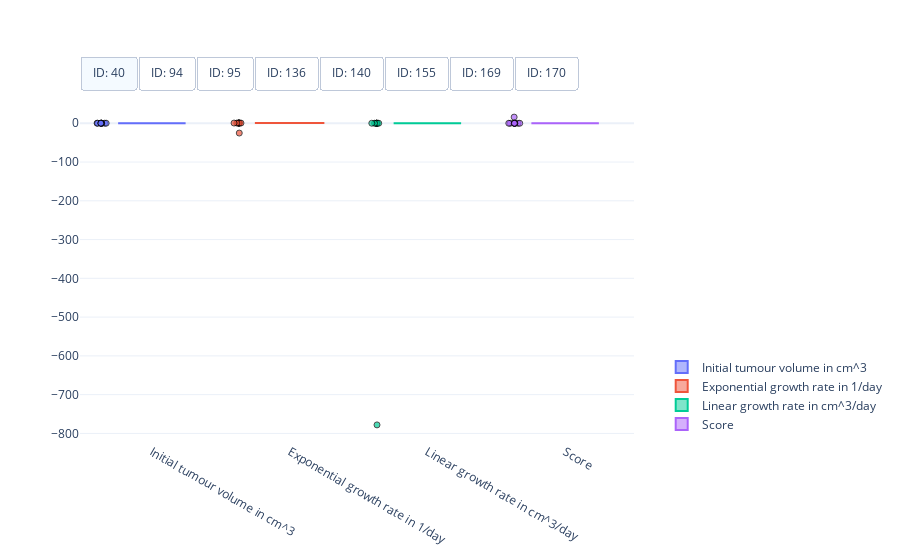

The notebook cell saved with this chart:
### Code cell
#
# Visualisation of the spread of optimised model parameters for multiple runs from different initial points.
#
# This cell needs the above optimised initial parameter from psi_0=(1, 1, 1) and the five runs from a random initial starting point, and their respective objective function scores, as well as the data
# [mouse_parameters, mouse_parameters_multi_runs, mouse_score, mouse_scores_multi_runs, data]
#

import plotly.colors
import plotly.graph_objects as go


# Get mouse ids
mouse_ids = data['#ID'].unique()

# Get number of parameters + score (for visualisation)
n_params = mouse_parameters_multi_runs_dimless.shape[2] + 1

# Define colorscheme
colors = plotly.colors.qualitative.Plotly[:n_params]

# Get optimised parameter sets
optimised_parameters =  mouse_parameters_dimless_optimisation

# Get scores for parameters
scores = mouse_scores_multi_runs_dimless

# Create figure
fig = go.Figure()

# Box plot of optimised model parameters
for index, id_m in enumerate(mouse_ids):
    # Get optimised parameters
    parameters = optimised_parameters[index, ...]

    # Get scores
    score = scores[index, :]

    # Create box plot of for initial tumour volume
    fig.add_trace(
        go.Box(
            y=parameters[:, 0],  
            name="Initial tumour volume in cm^3",
            boxpoints='all',
            jitter=0.2,
            pointpos=-1.5,
            visible=True if index == 0 else False,
            marker=dict(
                symbol='circle',
                opacity=0.7,
                line=dict(color='black', width=1)),
            marker_color=colors[0],
            line_color=colors[0]))

    # Create box plot of for exponential tumour growth
    fig.add_trace(
        go.Box(
            y=parameters[:, 1],  
            name="Exponential growth rate in 1/day",
            boxpoints='all',
            jitter=0.2,
            pointpos=-1.5,
            visible=True if index == 0 else False,
            marker=dict(
                symbol='circle',
                opacity=0.7,
                line=dict(color='black', width=1)),
            marker_color=colors[1],
            line_color=colors[1]))

    # Create box plot of for linear tumour growth
    fig.add_trace(
        go.Box(
            y=parameters[:, 2],  
            name="Linear growth rate in cm^3/day",
            boxpoints='all',
            jitter=0.2,
            pointpos=-1.5,
            visible=True if index == 0 else False,
            marker=dict(
                symbol='circle',
                opacity=0.7,
                line=dict(color='black', width=1)),
            marker_color=colors[2],
            line_color=colors[2]))
    
    # Create box plot of for objective function score
    fig.add_trace(
        go.Box(
            y=score,  
            name="Score",
            boxpoints='all',
            jitter=0.2,
            pointpos=-1.5,
            visible=True if index == 0 else False,
            marker=dict(
                symbol='circle',
                opacity=0.7,
                line=dict(color='black', width=1)),
            marker_color=colors[3],
            line_color=colors[3]))

# Set figure size
fig.update_layout(
    autosize=True,
    template="plotly_white")

# Add switch between mice
fig.update_layout(
    updatemenus=[
        dict(
            type = "buttons",
            direction = "right",
            buttons=list([
                dict(
                    args=[{"visible": [True]*4 + [False]*(4 * 7)}],
                    label="ID: %d" % mouse_ids[0],
                    method="restyle"
                ),
                dict(
                    args=[{"visible": [False]*4 + [True]*4 + [False]*(4 * 6)}],
                    label="ID: %d" % mouse_ids[1],
                    method="restyle"
                ),
                dict(
                    args=[{"visible": [False]*(4 * 2) + [True]*4 + [False]*(4 * 5)}],
                    label="ID: %d" % mouse_ids[2],
                    method="restyle"
                ),
                dict(
                    args=[{"visible": [False]*(4 * 3) + [True]*4 + [False]*(4 * 4)}],
                    label="ID: %d" % mouse_ids[3],
                    method="restyle"
                ),
                dict(
                    args=[{"visible": [False]*(4 * 4) + [True]*4 + [False]*(4 * 3)}],
                    label="ID: %d" % mouse_ids[4],
                    method="restyle"
                ),
                dict(
                    args=[{"visible": [False]*(4 * 5) + [True]*4 + [False]*(4 * 2)}],
                    label="ID: %d" % mouse_ids[5],
                    method="restyle"
                ),
                dict(
                    args=[{"visible": [False]*(4 * 6) + [True]*4 + [False]* 4}],
                    label="ID: %d" % mouse_ids[6],
                    method="restyle"
                ),
                dict(
                    args=[{"visible": [False]*(4 * 7) + [True]*4}],
                    label="ID: %d" % mouse_ids[7],
                    method="restyle"
                )
            ]),
            pad={"r": 0, "t": -10},
            showactive=True,
            x=0.0,
            xanchor="left",
            y=1.1,
            yanchor="top"
        )
    ]
)

# Position legend
fig.update_layout(legend=dict(
    yanchor="bottom",
    y=0.01,
    xanchor="left",
    x=1.05))

# Show figure
fig.show()

### Figure 1 — Plotly figure (JSON) as saved in the notebook; plotly's stock layout.template omitted (floating-point values rounded to 4 significant figures)
{"data": [{"boxpoints": "all", "jitter": 0.2, "line": {"color": "#636EFA"}, "marker": {"color": "#636EFA", "line": {"color": "black", "width": 1}, "opacity": 0.7, "symbol": "circle"}, "name": "Initial tumour volume in cm^3", "pointpos": -1.5, "type": "box", "visible": true, "y": [0.1917, 0.1391, 0.1392, 0.1409, 0.1399, 0.1393, 0.1396, 0.1397, 0.1394, 0.1394]}, {"boxpoints": "all", "jitter": 0.2, "line": {"color": "#EF553B"}, "marker": {"color": "#EF553B", "line": {"color": "black", "width": 1}, "opacity": 0.7, "symbol": "circle"}, "name": "Exponential growth rate in 1/day", "pointpos": -1.5, "type": "box", "visible": true, "y": [-25.27, 0.5515, 0.5512, 0.5453, 0.5488, 0.5509, 0.5497, 0.5493, 0.5507, 0.5506]}, {"boxpoints": "all", "jitter": 0.2, "line": {"color": "#00CC96"}, "marker": {"color": "#00CC96", "line": {"color": "black", "width": 1}, "opacity": 0.7, "symbol": "circle"}, "name": "Linear growth rate in cm^3/day", "pointpos": -1.5, "type": "box", "visible": true, "y": [-778.1, 0.131, 0.131, 0.1311, 0.131, 0.131, 0.131, 0.131, 0.131, 0.131]}, {"boxpoints": "all", "jitter": 0.2, "line": {"color": "#AB63FA"}, "marker": {"color": "#AB63FA", "line": {"color": "black", "width": 1}, "opacity": 0.7, "symbol": "circle"}, "name": "Score", "pointpos": -1.5, "type": "box", "visible": true, "y": [15.91, 0.03186, 0.03186, 0.03187, 0.03186, 0.03186, 0.03186, 0.03186, 0.03186, 0.03186]}, {"boxpoints": "all", "jitter": 0.2, "line": {"color": "#636EFA"}, "marker": {"color": "#636EFA", "line": {"color": "black", "width": 1}, "opacity": 0.7, "symbol": "circle"}, "name": "Initial tumour volume in cm^3", "pointpos": -1.5, "type": "box", "visible": false, "y": [0.07724, 0.0748, 0.0748, 0.07463, null, 0.1226, 0.07461, 0.07444, 0.07444, 0.1226]}, {"boxpoints": "all", "jitter": 0.2, "line": {"color": "#EF553B"}, "marker": {"color": "#EF553B", "line": {"color": "black", "width": 1}, "opacity": 0.7, "symbol": "circle"}, "name": "Exponential growth rate in 1/day", "pointpos": -1.5, "type": "box", "visible": false, "y": [-6.735, 0.3301, 0.3301, 0.338, null, 0.05295, 0.3357, 0.3388, 0.3388, 0.05295]}, {"boxpoints": "all", "jitter": 0.2, "line": {"color": "#00CC96"}, "marker": {"color": "#00CC96", "line": {"color": "black", "width": 1}, "opacity": 0.7, "symbol": "circle"}, "name": "Linear growth rate in cm^3/day", "pointpos": -1.5, "type": "box", "visible": false, "y": [-129.0, 0.02039, 0.02039, 0.02027, null, -9658000000.0, 0.02031, 0.02027, 0.02027, -6593000000.0]}, {"boxpoints": "all", "jitter": 0.2, "line": {"color": "#AB63FA"}, "marker": {"color": "#AB63FA", "line": {"color": "black", "width": 1}, "opacity": 0.7, "symbol": "circle"}, "name": "Score", "pointpos": -1.5, "type": "box", "visible": false, "y": [1.611, 0.00745, 0.00745, 0.007449, null, 0.01516, 0.007448, 0.007449, 0.007449, 0.01516]}, {"boxpoints": "all", "jitter": 0.2, "line": {"color": "#636EFA"}, "marker": {"color": "#636EFA", "line": {"color": "black", "width": 1}, "opacity": 0.7, "symbol": "circle"}, "name": "Initial tumour volume in cm^3", "pointpos": -1.5, "type": "box", "visible": false, "y": [0.1865, 0.2211, 0.2211, 0.2211, 0.2211, 0.2728, 0.2211, 0.2728, 0.2728, 0.2211]}, {"boxpoints": "all", "jitter": 0.2, "line": {"color": "#EF553B"}, "marker": {"color": "#EF553B", "line": {"color": "black", "width": 1}, "opacity": 0.7, "symbol": "circle"}, "name": "Exponential growth rate in 1/day", "pointpos": -1.5, "type": "box", "visible": false, "y": [-7.154, 0.1111, 0.1111, 0.1111, 0.1111, 0.08254, 0.1111, 0.08254, 0.08254, 0.1111]}, {"boxpoints": "all", "jitter": 0.2, "line": {"color": "#00CC96"}, "marker": {"color": "#00CC96", "line": {"color": "black", "width": 1}, "opacity": 0.7, "symbol": "circle"}, "name": "Linear growth rate in cm^3/day", "pointpos": -1.5, "type": "box", "visible": false, "y": [-4245.0, 3046000000000.0, 575000000000.0, 5779000000.0, 1089000000000.0, -0.4075, 512600000000.0, -0.4075, -0.4075, 53590000000.0]}, {"boxpoints": "all", "jitter": 0.2, "line": {"color": "#AB63FA"}, "marker": {"color": "#AB63FA", "line": {"color": "black", "width": 1}, "opacity": 0.7, "symbol": "circle"}, "name": "Score", "pointpos": -1.5, "type": "box", "visible": false, "y": [12.13, 0.0993, 0.0993, 0.0993, 0.0993, 0.07278, 0.0993, 0.07278, 0.07278, 0.0993]}, {"boxpoints": "all", "jitter": 0.2, "line": {"color": "#636EFA"}, "marker": {"color": "#636EFA", "line": {"color": "black", "width": 1}, "opacity": 0.7, "symbol": "circle"}, "name": "Initial tumour volume in cm^3", "pointpos": -1.5, "type": "box", "visible": false, "y": [0.149, 0.1481, 0.1489, 0.1489, 0.1933, 0.1502, 0.149, 0.1933, 0.1489, 0.149]}, {"boxpoints": "all", "jitter": 0.2, "line": {"color": "#EF553B"}, "marker": {"color": "#EF553B", "line": {"color": "black", "width": 1}, "opacity": 0.7, "symbol": "circle"}, "name": "Exponential growth rate in 1/day", "pointpos": -1.5, "type": "box", "visible": false, "y": [0.1085, 0.1096, 0.1086, 0.1086, 0.06668, 0.1072, 0.1085, 0.06668, 0.1085, 0.1085]}, {"boxpoints": "all", "jitter": 0.2, "line": {"color": "#00CC96"}, "marker": {"color": "#00CC96", "line": {"color": "black", "width": 1}, "opacity": 0.7, "symbol": "circle"}, "name": "Linear growth rate in cm^3/day", "pointpos": -1.5, "type": "box", "visible": false, "y": [0.1288, 0.1268, 0.1288, 0.1288, -13470000000.0, 0.1312, 0.1288, -110600000000.0, 0.1288, 0.1288]}, {"boxpoints": "all", "jitter": 0.2, "line": {"color": "#AB63FA"}, "marker": {"color": "#AB63FA", "line": {"color": "black", "width": 1}, "opacity": 0.7, "symbol": "circle"}, "name": "Score", "pointpos": -1.5, "type": "box", "visible": false, "y": [0.04018, 0.04018, 0.04019, 0.04018, 0.05103, 0.04019, 0.04018, 0.05103, 0.04018, 0.04019]}, {"boxpoints": "all", "jitter": 0.2, "line": {"color": "#636EFA"}, "marker": {"color": "#636EFA", "line": {"color": "black", "width": 1}, "opacity": 0.7, "symbol": "circle"}, "name": "Initial tumour volume in cm^3", "pointpos": -1.5, "type": "box", "visible": false, "y": [0.08431, 0.1092, 0.08431, 0.08431, 0.08431, 0.08431, 0.08431, 0.07936, 0.08431, 0.07932]}, {"boxpoints": "all", "jitter": 0.2, "line": {"color": "#EF553B"}, "marker": {"color": "#EF553B", "line": {"color": "black", "width": 1}, "opacity": 0.7, "symbol": "circle"}, "name": "Exponential growth rate in 1/day", "pointpos": -1.5, "type": "box", "visible": false, "y": [0.1082, 0.09015, 0.1082, 0.1082, 0.1082, 0.1082, 0.1082, -19.71, 0.1082, -176.4]}, {"boxpoints": "all", "jitter": 0.2, "line": {"color": "#00CC96"}, "marker": {"color": "#00CC96", "line": {"color": "black", "width": 1}, "opacity": 0.7, "symbol": "circle"}, "name": "Linear growth rate in cm^3/day", "pointpos": -1.5, "type": "box", "visible": false, "y": [40700000000.0, -0.6223, 30960000000.0, 111800000000.0, 38160000000.0, 202300000000.0, 31900000000.0, 641.8, 68730000000.0, -3460.0]}, {"boxpoints": "all", "jitter": 0.2, "line": {"color": "#AB63FA"}, "marker": {"color": "#AB63FA", "line": {"color": "black", "width": 1}, "opacity": 0.7, "symbol": "circle"}, "name": "Score", "pointpos": -1.5, "type": "box", "visible": false, "y": [0.1459, 0.1309, 0.1459, 0.1459, 0.1459, 0.1459, 0.1459, 12.14, 0.1459, 12.14]}, {"boxpoints": "all", "jitter": 0.2, "line": {"color": "#636EFA"}, "marker": {"color": "#636EFA", "line": {"color": "black", "width": 1}, "opacity": 0.7, "symbol": "circle"}, "name": "Initial tumour volume in cm^3", "pointpos": -1.5, "type": "box", "visible": false, "y": [0.1329, 0.1333, 0.1333, 0.1329, 0.1333, 0.1333, 0.1333, 0.1329, 0.1329, 0.1333]}, {"boxpoints": "all", "jitter": 0.2, "line": {"color": "#EF553B"}, "marker": {"color": "#EF553B", "line": {"color": "black", "width": 1}, "opacity": 0.7, "symbol": "circle"}, "name": "Exponential growth rate in 1/day", "pointpos": -1.5, "type": "box", "visible": false, "y": [0.398, 0.3947, 0.3947, 0.398, 0.3947, 0.3947, 0.3947, 0.398, 0.398, 0.3947]}, {"boxpoints": "all", "jitter": 0.2, "line": {"color": "#00CC96"}, "marker": {"color": "#00CC96", "line": {"color": "black", "width": 1}, "opacity": 0.7, "symbol": "circle"}, "name": "Linear growth rate in cm^3/day", "pointpos": -1.5, "type": "box", "visible": false, "y": [0.1083, 0.1085, 0.1085, 0.1083, 0.1085, 0.1085, 0.1085, 0.1083, 0.1083, 0.1085]}, {"boxpoints": "all", "jitter": 0.2, "line": {"color": "#AB63FA"}, "marker": {"color": "#AB63FA", "line": {"color": "black", "width": 1}, "opacity": 0.7, "symbol": "circle"}, "name": "Score", "pointpos": -1.5, "type": "box", "visible": false, "y": [0.2589, 0.2589, 0.2589, 0.2589, 0.2589, 0.2589, 0.2589, 0.2589, 0.2589, 0.2589]}, {"boxpoints": "all", "jitter": 0.2, "line": {"color": "#636EFA"}, "marker": {"color": "#636EFA", "line": {"color": "black", "width": 1}, "opacity": 0.7, "symbol": "circle"}, "name": "Initial tumour volume in cm^3", "pointpos": -1.5, "type": "box", "visible": false, "y": [0.1238, 0.1238, 0.1238, 0.1233, 0.1237, 0.1238, 0.1238, 0.123, 0.1238, 0.1238]}, {"boxpoints": "all", "jitter": 0.2, "line": {"color": "#EF553B"}, "marker": {"color": "#EF553B", "line": {"color": "black", "width": 1}, "opacity": 0.7, "symbol": "circle"}, "name": "Exponential growth rate in 1/day", "pointpos": -1.5, "type": "box", "visible": false, "y": [0.08606, 0.08606, 0.08606, 0.08704, 0.08612, 0.08606, 0.08606, -60.86, 0.08606, 0.08606]}, {"boxpoints": "all", "jitter": 0.2, "line": {"color": "#00CC96"}, "marker": {"color": "#00CC96", "line": {"color": "black", "width": 1}, "opacity": 0.7, "symbol": "circle"}, "name": "Linear growth rate in cm^3/day", "pointpos": -1.5, "type": "box", "visible": false, "y": [0.073, 0.073, 0.073, 0.0714, 0.07301, 0.073, 0.073, 1236.0, 0.073, 0.073]}, {"boxpoints": "all", "jitter": 0.2, "line": {"color": "#AB63FA"}, "marker": {"color": "#AB63FA", "line": {"color": "black", "width": 1}, "opacity": 0.7, "symbol": "circle"}, "name": "Score", "pointpos": -1.5, "type": "box", "visible": false, "y": [0.002915, 0.002915, 0.002915, 0.002916, 0.002915, 0.002915, 0.002915, 2.614, 0.002915, 0.002915]}, {"boxpoints": "all", "jitter": 0.2, "line": {"color": "#636EFA"}, "marker": {"color": "#636EFA", "line": {"color": "black", "width": 1}, "opacity": 0.7, "symbol": "circle"}, "name": "Initial tumour volume in cm^3", "pointpos": -1.5, "type": "box", "visible": false, "y": [0.08702, 0.08705, 0.08711, 0.08705, 0.08724, 0.08703, 0.08719, 0.08705, 0.08705, 0.08719]}, {"boxpoints": "all", "jitter": 0.2, "line": {"color": "#EF553B"}, "marker": {"color": "#EF553B", "line": {"color": "black", "width": 1}, "opacity": 0.7, "symbol": "circle"}, "name": "Exponential growth rate in 1/day", "pointpos": -1.5, "type": "box", "visible": false, "y": [0.07236, 0.07234, 0.07224, 0.07234, 0.07201, 0.07237, 0.07209, 0.07234, 0.07234, 0.07209]}, {"boxpoints": "all", "jitter": 0.2, "line": {"color": "#00CC96"}, "marker": {"color": "#00CC96", "line": {"color": "black", "width": 1}, "opacity": 0.7, "symbol": "circle"}, "name": "Linear growth rate in cm^3/day", "pointpos": -1.5, "type": "box", "visible": false, "y": [0.1932, 0.1933, 0.1953, 0.1933, 0.2006, 0.1932, 0.1986, 0.1933, 0.1933, 0.1986]}, {"boxpoints": "all", "jitter": 0.2, "line": {"color": "#AB63FA"}, "marker": {"color": "#AB63FA", "line": {"color": "black", "width": 1}, "opacity": 0.7, "symbol": "circle"}, "name": "Score", "pointpos": -1.5, "type": "box", "visible": false, "y": [0.002316, 0.002316, 0.002316, 0.002316, 0.002316, 0.002316, 0.002316, 0.002316, 0.002316, 0.002316]}], "layout": {"autosize": true, "legend": {"x": 1.05, "xanchor": "left", "y": 0.01, "yanchor": "bottom"}, "updatemenus": [{"buttons": [{"args": [{"visible": [true, true, true, true, false, false, false, false, false, false, false, false, false, false, false, false, false, false, false, false, false, false, false, false, false, false, false, false, false, false, false, false]}], "label": "ID: 40", "method": "restyle"}, {"args": [{"visible": [false, false, false, false, true, true, true, true, false, false, false, false, false, false, false, false, false, false, false, false, false, false, false, false, false, false, false, false, false, false, false, false]}], "label": "ID: 94", "method": "restyle"}, {"args": [{"visible": [false, false, false, false, false, false, false, false, true, true, true, true, false, false, false, false, false, false, false, false, false, false, false, false, false, false, false, false, false, false, false, false]}], "label": "ID: 95", "method": "restyle"}, {"args": [{"visible": [false, false, false, false, false, false, false, false, false, false, false, false, true, true, true, true, false, false, false, false, false, false, false, false, false, false, false, false, false, false, false, false]}], "label": "ID: 136", "method": "restyle"}, {"args": [{"visible": [false, false, false, false, false, false, false, false, false, false, false, false, false, false, false, false, true, true, true, true, false, false, false, false, false, false, false, false, false, false, false, false]}], "label": "ID: 140", "method": "restyle"}, {"args": [{"visible": [false, false, false, false, false, false, false, false, false, false, false, false, false, false, false, false, false, false, false, false, true, true, true, true, false, false, false, false, false, false, false, false]}], "label": "ID: 155", "method": "restyle"}, {"args": [{"visible": [false, false, false, false, false, false, false, false, false, false, false, false, false, false, false, false, false, false, false, false, false, false, false, false, true, true, true, true, false, false, false, false]}], "label": "ID: 169", "method": "restyle"}, {"args": [{"visible": [false, false, false, false, false, false, false, false, false, false, false, false, false, false, false, false, false, false, false, false, false, false, false, false, false, false, false, false, true, true, true, true]}], "label": "ID: 170", "method": "restyle"}], "direction": "right", "pad": {"r": 0, "t": -10}, "showactive": true, "type": "buttons", "x": 0, "xanchor": "left", "y": 1.1, "yanchor": "top"}]}}
